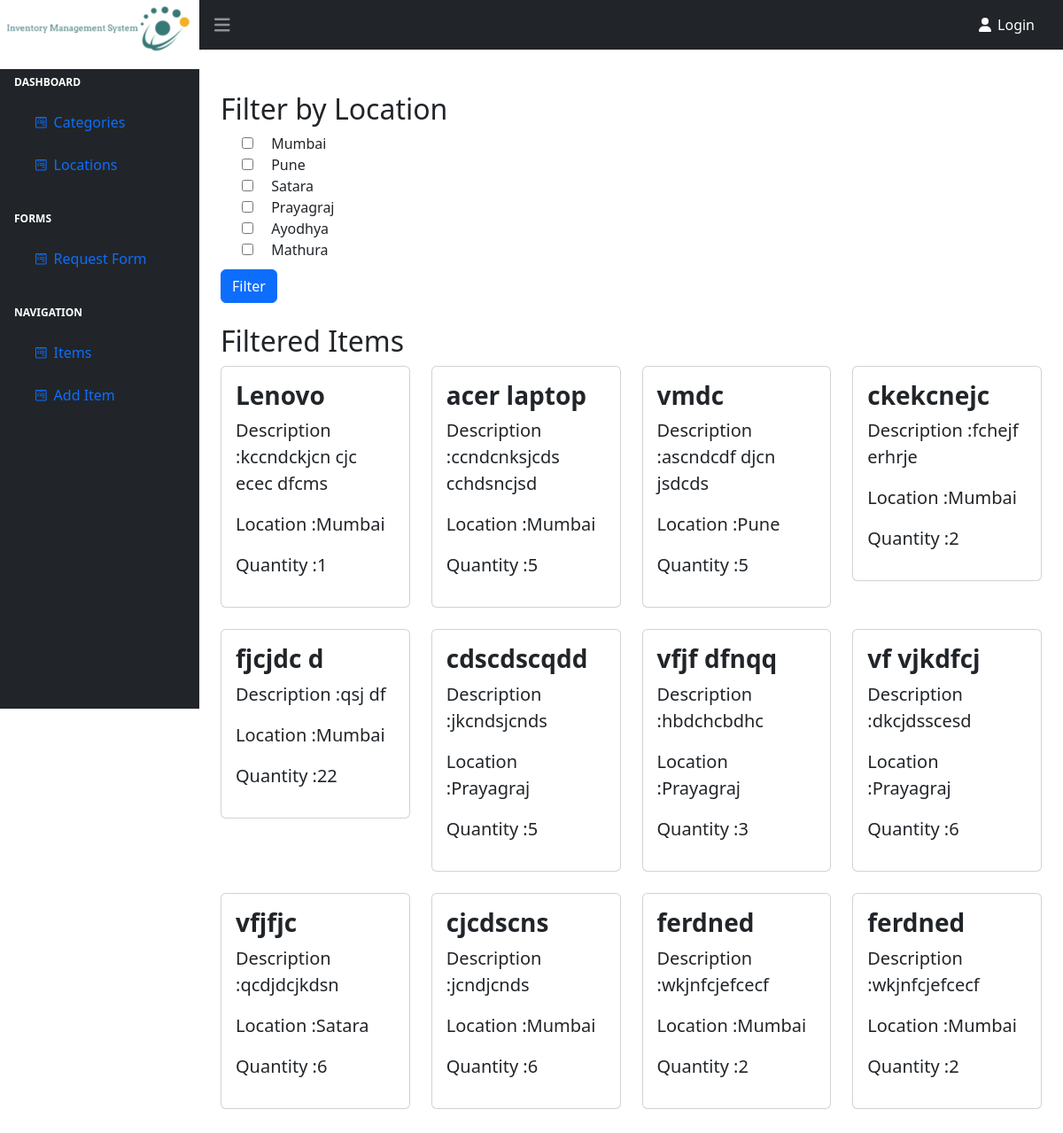
Page /locations/ on the committed database.
### basic/models.py (models this page shows, shortened)
class Location(models.Model):
    name = models.CharField(max_length=100)
    description = models.TextField()
    def __str__(self):
        return self.name

class Item(models.Model):
    name = models.CharField(max_length=200)
    description = models.TextField()
    quantity = models.PositiveIntegerField()
    location = models.ForeignKey(Location,on_delete=models.CASCADE)
    category = models.ForeignKey(Category, on_delete=models.CASCADE)
    price = models.PositiveIntegerField(default=0,null=True)

### basic/views.py (the view)
# urls.py: path('locations/',locations,name = "locations"),
def locations(request):
    locations = Location.objects.all()
    selected_locations = request.GET.getlist("location")
    items = (
        Item.objects.filter(location__in=selected_locations)
        if selected_locations
        else Item.objects.all()
    )
    return render(
        request,
        "basic/location.html",
        {
            "locations": locations,
            "items": items,
            "selected_locations": selected_locations,
        },
    )

### basic/templates/basic/location.html (shortened to what this page needs)
{% extends 'basic/base1.html' %} {% block start %}
<div class="container py-5">
  <div class="col">
    <div class="row">
      <form method="get" class="mb-4">
        <h2>Filter by Location</h2>
        <div class="form-check">
          {% for location in locations %}
          <input
            type="checkbox"
            class="form-check-inline"
            name="location"
            value="{{ location.id }}"
            {%
            if
            location.id
            in
            selected_locations
            %}checked{%
            endif
            %}
          />
          <label class="form-check-label">{{ location.name }}</label><br />
          {% endfor %}
        </div>
        <button type="submit" class="btn btn-primary mt-2">Filter</button>
      </form>
    </div>
    <div class="">
      <h2>Filtered Items</h2>
      <div class="row mb-6">
        {% for item in items %}
        <div class="col-md-3 mb-4">
          <div class="card">
            <div class="card-body">
              <h3 class="fw-bolder ">{{ item.name }}</h3>
              <p class="lead">Description :{{ item.description }}</p>
              <p class="lead">Location :{{ item.location }}</p>
              <p class="lead">Quantity :{{ item.quantity }}</p>
            </div>
          </div>
        </div>
        {% endfor %}
      </div>
    </div>
  </div>
</div>
{% endblock %}

### rows in the picture
Location: name "Mumbai"
Location: name "Pune"
Location: name "Satara"
Location: name "Prayagraj"
Location: name "Ayodhya"
Location: name "Mathura"
Item: name "Lenovo", description "kccndckjcn cjc ecec dfcms", location "Mumbai", quantity "1"
Item: name "acer laptop", description "ccndcnksjcds cchdsncjsd", location "Mumbai", quantity "5"
Item: name "vmdc", description "ascndcdf djcn jsdcds", location "Pune", quantity "5"
Item: name "ckekcnejc", description "fchejf erhrje", location "Mumbai", quantity "2"
Item: name "fjcjdc d", description "qsj df", location "Mumbai", quantity "22"
Item: name "cdscdscqdd", description "jkcndsjcnds", location "Prayagraj", quantity "5"
Item: name "vfjf dfnqq", description "hbdchcbdhc", location "Prayagraj", quantity "3"
Item: name "vf vjkdfcj", description "dkcjdsscesd", location "Prayagraj", quantity "6"
Item: name "vfjfjc", description "qcdjdcjkdsn", location "Satara", quantity "6"
Item: name "cjcdscns", description "jcndjcnds", location "Mumbai", quantity "6"
Item: name "ferdned", description "wkjnfcjefcecf", location "Mumbai", quantity "2"
Item: name "ferdned", description "wkjnfcjefcecf", location "Mumbai", quantity "2"
